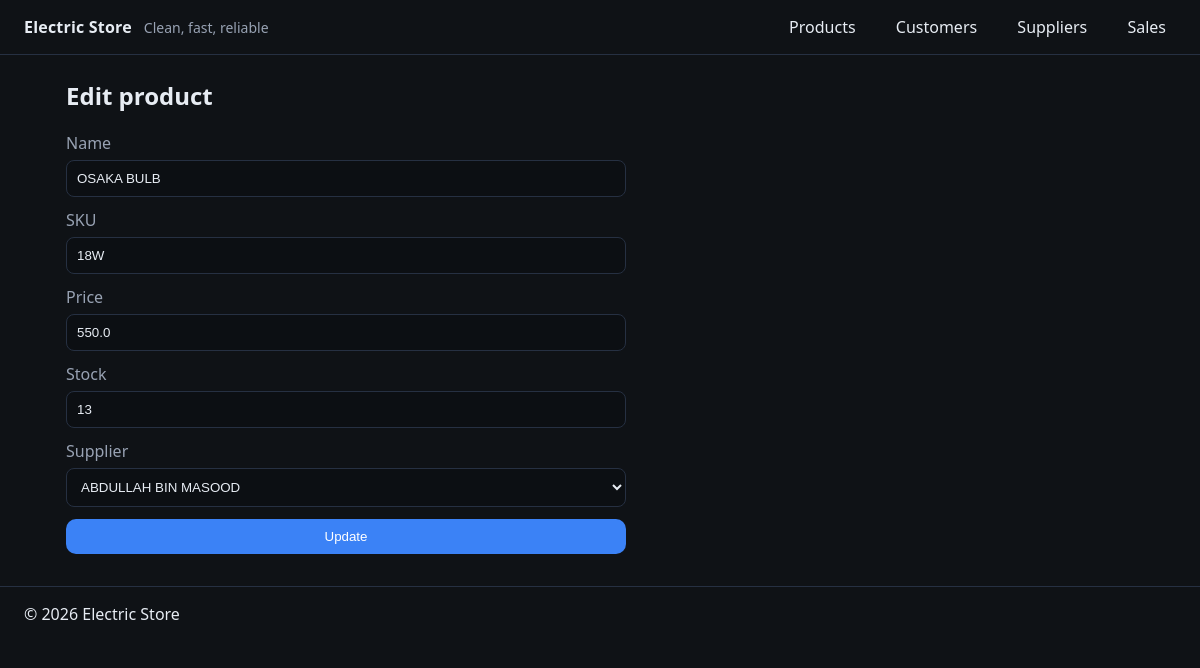
/products/1/edit, run on the app's committed database.
### models/__init__.py (models this page shows)
class Product(db.Model):
    id = db.Column(db.Integer, primary_key=True)
    name = db.Column(db.String(128), nullable=False)
    sku = db.Column(db.String(64), unique=True, nullable=False)
    price = db.Column(db.Float, nullable=False)
    stock = db.Column(db.Integer, default=0)
    supplier_id = db.Column(db.Integer, db.ForeignKey("supplier.id"))

class Supplier(db.Model):
    id = db.Column(db.Integer, primary_key=True)
    name = db.Column(db.String(128), nullable=False)
    contact_email = db.Column(db.String(128))
    phone = db.Column(db.String(64))
    address = db.Column(db.String(256))
    products = db.relationship("Product", backref="supplier", lazy=True)

### routes/products.py (the view, shortened to what this page needs)
@products_bp.route("/<int:id>/edit", methods=["GET", "POST"])
def edit_product(id):
    product = Product.query.get_or_404(id)
    suppliers = Supplier.query.all()
    return render_template("products/edit.html", product=product, suppliers=suppliers)

### templates/products/edit.html (shortened to what this page needs)
{% extends "base.html" %}
{% block content %}
<h2>Edit product</h2>
<form method="post" class="form">
  <label>Name<input name="name" value="{{ product.name }}" required /></label>
  <label>SKU<input name="sku" value="{{ product.sku }}" required /></label>
  <label>Price<input name="price" type="number" step="0.01" value="{{ product.price }}" required /></label>
  <label>Stock<input name="stock" type="number" min="0" value="{{ product.stock }}" required /></label>
  <label>Supplier
    <select name="supplier_id">
      {% for s in suppliers %}
      <option value="{{ s.id }}" {% if product.supplier_id==s.id %}selected{% endif %}>{{ s.name }}</option>
      {% endfor %}
    </select>
  </label>
  <button class="btn" type="submit">Update</button>
</form>
{% endblock %}

### static/css/styles.css (style rules this page uses)
:root { --bg: #0f1216; --card: #171b22; --text: #e7ecf3; --muted: #98a2b3; --accent: #3b82f6; --danger: #ef4444; --border: #263042; }
* { box-sizing: border-box; }
html, body { margin: 0; padding: 0; background: var(--bg); color: var(--text); font-family: system-ui, -apple-system, Segoe UI, Roboto, "Noto Sans", Arial; }
.btn { background: var(--accent); color: white; border: 0; padding: 10px 14px; border-radius: 10px; cursor: pointer; }
.form { display: grid; gap: 12px; max-width: 560px; }
.form label { display: grid; gap: 6px; color: var(--muted); }
.form input, .form select { padding: 10px; border-radius: 8px; border: 1px solid var(--border); background: #0c0f13; color: var(--text); }

### data on the page
Product: name "OSAKA BULB", sku "18W", price "550.0", stock "13", supplier_id "ABDULLAH BIN MASOOD"
